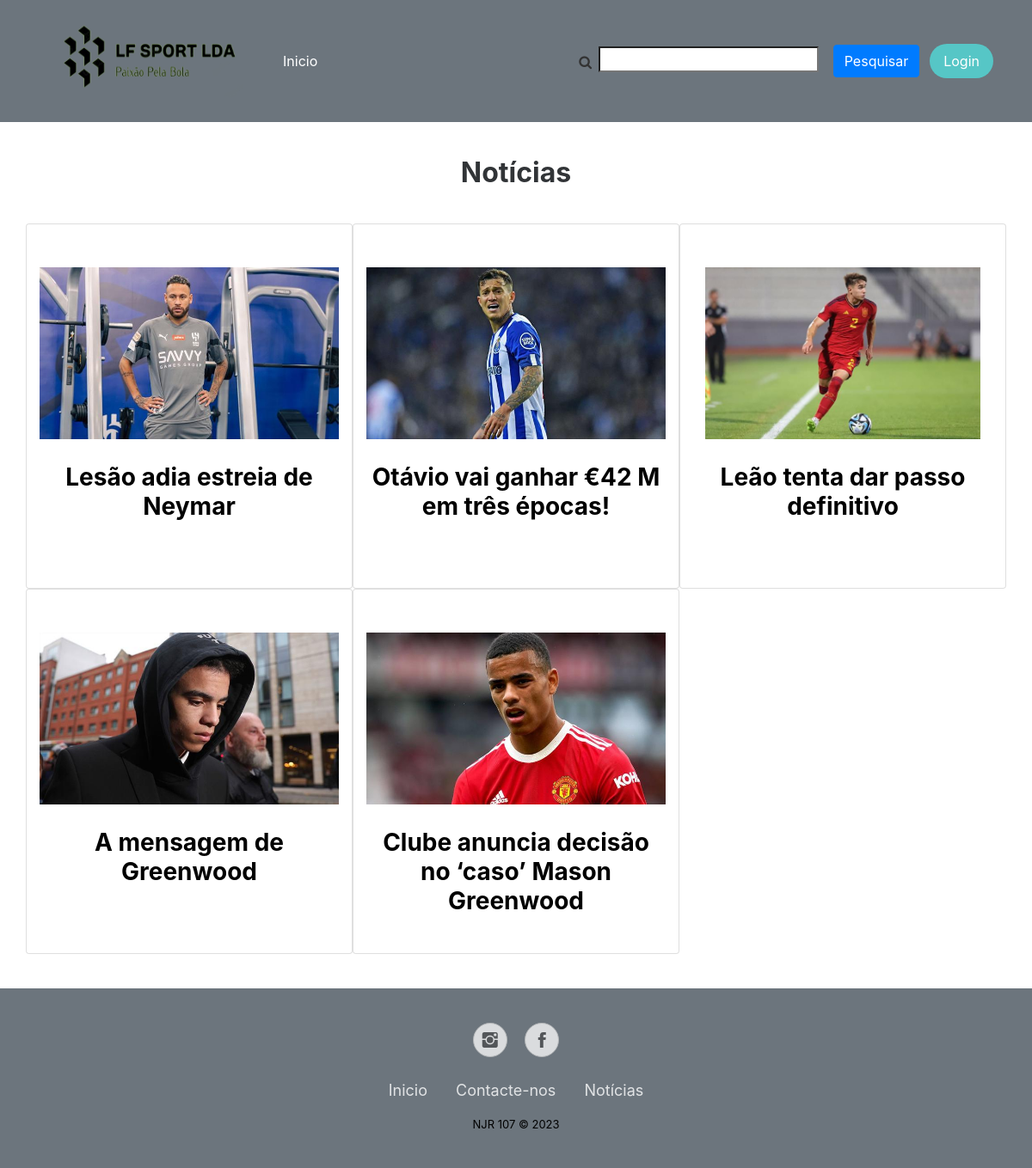
Page /view/pesquisa.php on the committed database.
### tables this page shows
CREATE TABLE `publicacao` (
  `titulo` varchar(200) NOT NULL,
  `descricao` text NOT NULL,
  `imagem` varchar(200) NOT NULL,
  `id` int(255) NOT NULL
);

### model/DbConnection.php (called while the page is built)
   <?php
class DbConnection {
    private static $instance = NULL;
    public static function getInstance() {
        if (!isset(self::$instance)) {
            try {
                self:: $instance = new PDO("mysql:host=localhost;dbname=kissengonews", 'root', '');
                self:: $instance->setAttribute(PDO::ATTR_ERRMODE, PDO::ERRMODE_EXCEPTION);
            } catch (PDOException $e) {
                echo $e->getMessage();
            }
        }
        return self::$instance;
    }
}

### controller/KissengoController.php (called while the page is built, shortened)
<?php
include_once '/xampp/htdocs/kissengonews/model/publicacaoservice.php';
class KissengoController {
    private $servico = NULL;
    function __construct() {
        $this->servico = new PublicacaoService();
    }
    public function buscarPublicacoes($titulo){
        return $this->servico->buscarPublicacoes($titulo);
    }
}

### model/PublicacaoService.php (called while the page is built, shortened)
<?php
include_once '/xampp/htdocs/kissengonews/model/publicacaorepository.php';
class PublicacaoService implements PublicacaoServiceI{
    private $repository = NULL;
    public function __construct() {
        $this->repository = new PublicacaoRepository();
    }
    public function buscarPublicacoes($titulo) {
        try {
            $res = $this->repository->buscarPublicacoes($titulo);
            return $res;
        } catch (PDOException $e) {
        }
    }
}

### model/PublicacaoRepository.php (called while the page is built, shortened)
<?php
include_once '/xampp/htdocs/kissengonews/model/Dbconnection.php';
include_once '/xampp/htdocs/kissengonews/model/publicacao.php';
class PublicacaoRepository {
    private $db;
    function __construct() {
        $this->db = DbConnection::getInstance();
    }
    public function buscarPublicacoes($item) {
        $publicacoes = Array();
        $stmt = $this->db->prepare("SELECT * FROM publicacao WHERE (titulo LIKE '%$item%') OR (descricao LIKE '%$item%') OR (imagem LIKE '%$item%') ORDER BY id DESC");
        $stmt->execute();
        $result = $stmt->fetchAll();
        foreach ($result as $publicacao) {
            $publicacoes[] = new Publicacao($publicacao['id'], $publicacao['titulo'], $publicacao['descricao'], $publicacao['imagem']);
        }
        return $publicacoes;
    }
}

### model/Publicacao.php (called while the page is built, shortened)
<?php
class Publicacao {
    private $id;
    private $titulo;
    private $imagem;
    function __construct($id, $titulo, $descricao, $imagem) {
        $this->id = $id;
        $this->titulo = $titulo;
        $this->imagem = $imagem;
    }
    function getId() {
        return $this->id;
    }
    function getTitulo() {
        return $this->titulo;
    }
    function getImagem() {
        return $this->imagem;
    }
}

### view/pesquisa.php (the view, shortened to what this page needs)
<?php
include_once 'header.php';
include_once '../controller/kissengocontroller.php';
$controlador = new KissengoController();
$titulo = filter_input(INPUT_GET, 'pesquisa');
?>
<section class="projects-clean">
    <div class="container">
        <div class="intro">
            <h2 class="text-center">
                Notícias
            </h2>
        </div>
        <div class="row projects">
            <?php foreach ($controlador->buscarPublicacoes($_SESSION['pesquisa']) as $publicacao) { ?>
                <div class="col-sm-6 col-lg-4 item card">
                    <a href="materiaDefinida.php?id=<?php echo $publicacao->getId(); ?>" role="button" <?php $_SESSION['idDaMateriaEscolhida'] = $publicacao->getId(); ?>>
                        <div class="card-img">
                            <img class="img-fluid" src="../ficheiros/imagens/<?php echo $publicacao->getImagem(); ?>" style="height: 200px">
                        </div>
                        <div class="card-title">
                            <h3 class="name">
                                <span>
                                    <?php echo $publicacao->getTitulo(); ?>
                                    <br>
                                </span>
                            </h3>
                        </div>
                    </a>
                </div>
            <?php }if(count($controlador->buscarPublicacoes($titulo))==0){ ?>
                <div class="intro">
                    <h2 class="text-center">
                        INFELIZMENTE NÃO EXISTE NENHUMA MATÉRIA RELACIONADA A SUA PESQUISA, TENTE NOVAMENTE
                    </h2>
                    <div class="text-center">
                        <a href="../index.php">
                            <button class="btn btn-primary">Voltar pra página inicial</button>
                        </a>
                    </div>
                </div>
            <?php } ?>
        </div>
    </div>
</section>
<?php
include_once 'footer.php';
?>

### rows in the picture
publicacao: imagem (picture), titulo "Lesão adia estreia de Neymar"
publicacao: imagem (picture), titulo "Otávio vai ganhar €42 M em três épocas!"
publicacao: imagem (picture), titulo "Leão tenta dar passo definitivo"
publicacao: imagem (picture), titulo "A mensagem de Greenwood"
publicacao: imagem (picture), titulo "Clube anuncia decisão no ‘caso’ Mason Greenwood"
